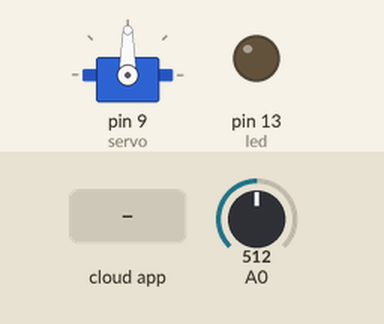
The sketch below on a simulated Arduino Uno, built with avr-gcc and run on an emulated ATmega328P. Shown: servo, output pins drawn as LEDs (lit = HIGH). Inputs (shaded band) come from the test bench; at power-on: A0 = 512. The ROS host is connected and sends only what is stated.

Above: at 1.2 s.
1.3 s: the phone or cloud app sets angulotopic to -100
At 2.5 s:
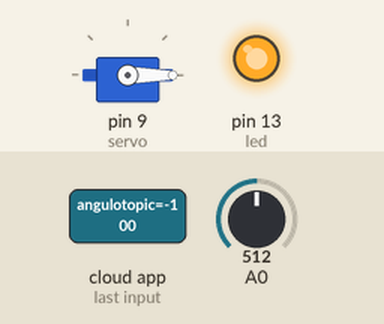
2.8 s: the phone or cloud app sets angulotopic to 0
At 3.2 s:
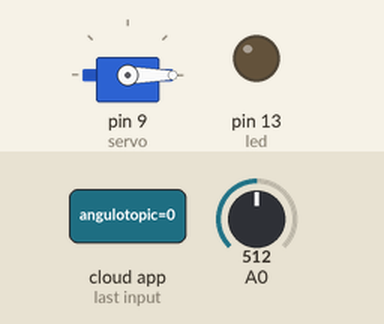
4.3 s: the phone or cloud app sets angulotopic to 100
At 4.8 s:
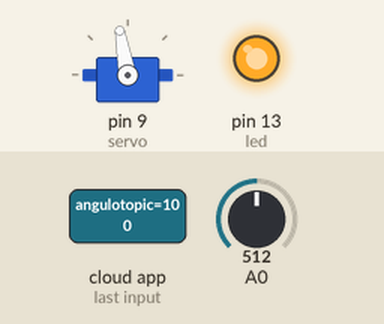
5.8 s: the phone or cloud app sets angulotopic to 100
At 6.4 s:
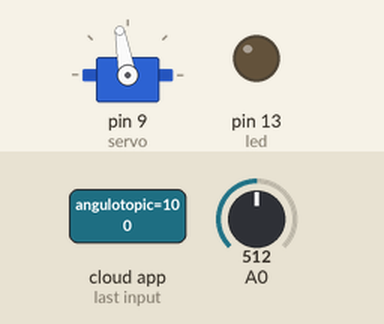
Timing chart, 0 to 8.3 s (numbered marks = the images above; inputs shaded):
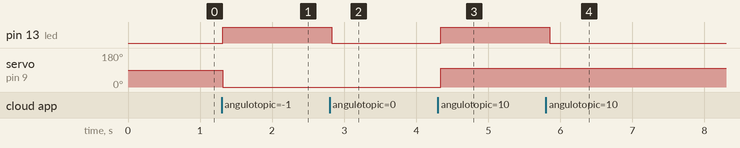

Measured:
- after the input at 1.3 s, pin 13 (led): LOW → HIGH at once; servo on pin 9 (servo): 90° → 0° at once
- after the input at 2.8 s, pin 13 (led): HIGH → LOW at once
- after the input at 4.3 s, pin 13 (led): LOW → HIGH at once; servo on pin 9 (servo): 0° → 100° at once
- after the input at 5.8 s, pin 13 (led): HIGH → LOW after 0.05 s

The sketch:

ServoPotenciometroconROS.ino
```cpp
/*
 * rosserial Servo Control Example
 *
 * This sketch demonstrates the control of hobby R/C servos
 * using ROS and the arduiono
 *
 * For the full tutorial write up, visit
 * www.ros.org/wiki/rosserial_arduino_demos
 *
 * For more information on the Arduino Servo Library
 * Checkout :
 * http://www.arduino.cc/en/Reference/Servo
 */

#if (ARDUINO >= 100)
 #include <Arduino.h>
#else
 #include <WProgram.h>
#endif

#include <Servo.h>
#include <ros.h>
#include <std_msgs/UInt16.h>
#include <std_msgs/Float32.h>
#include <rosserial_arduino/Adc.h>

float valorADCcuentas;

float ValorADC,valorADCvolts,variableangulo;


rosserial_arduino::Adc adc_msg;
ros::NodeHandle  nh;

Servo servo;

void servo_cb( const std_msgs::Float32& cmd_msg){
  servo.write(cmd_msg.data); //set servo angle, should be from 0-180
  digitalWrite(13, HIGH-digitalRead(13));  //toggle led
}


ros::Subscriber<std_msgs::Float32> sub("angulotopic", servo_cb);

std_msgs::Float32 valorangulo;
//rosserial_arduino::Adc valorangulo;

ros::Publisher angulofunc("angulotopic", &valorangulo );

void setup(){
  pinMode(13, OUTPUT);


  nh.initNode();
  nh.subscribe(sub);
  nh.advertise(angulofunc);

  servo.attach(9); //attach it to pin 9
}

void loop(){
  valorADCcuentas=analogRead(A0);
  valorADCvolts=valorADCcuentas/1023*5;

  //valorangulo.adc0=valorADCvolts/5*180;
  valorangulo.data=valorADCcuentas/1023*180;
  angulofunc.publish(&valorangulo);

  nh.spinOnce();
  delay(100);
}
```
